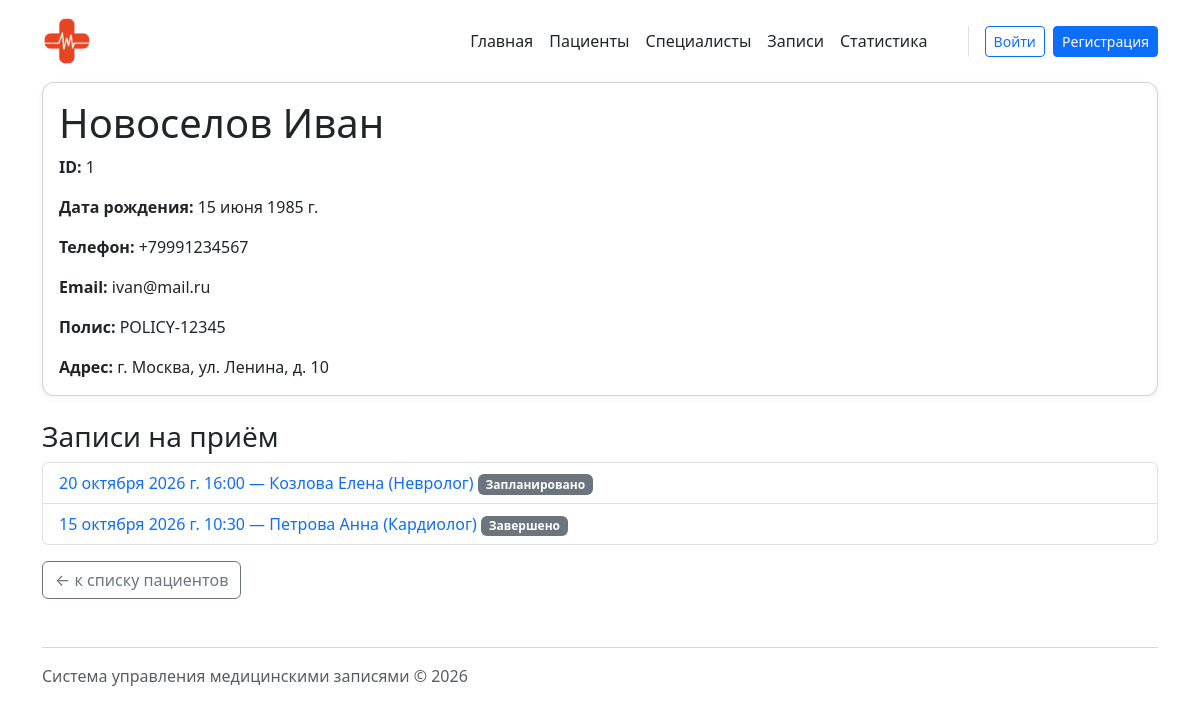
/patients/patient-609d32/, run on an earlier commit of the app's database.
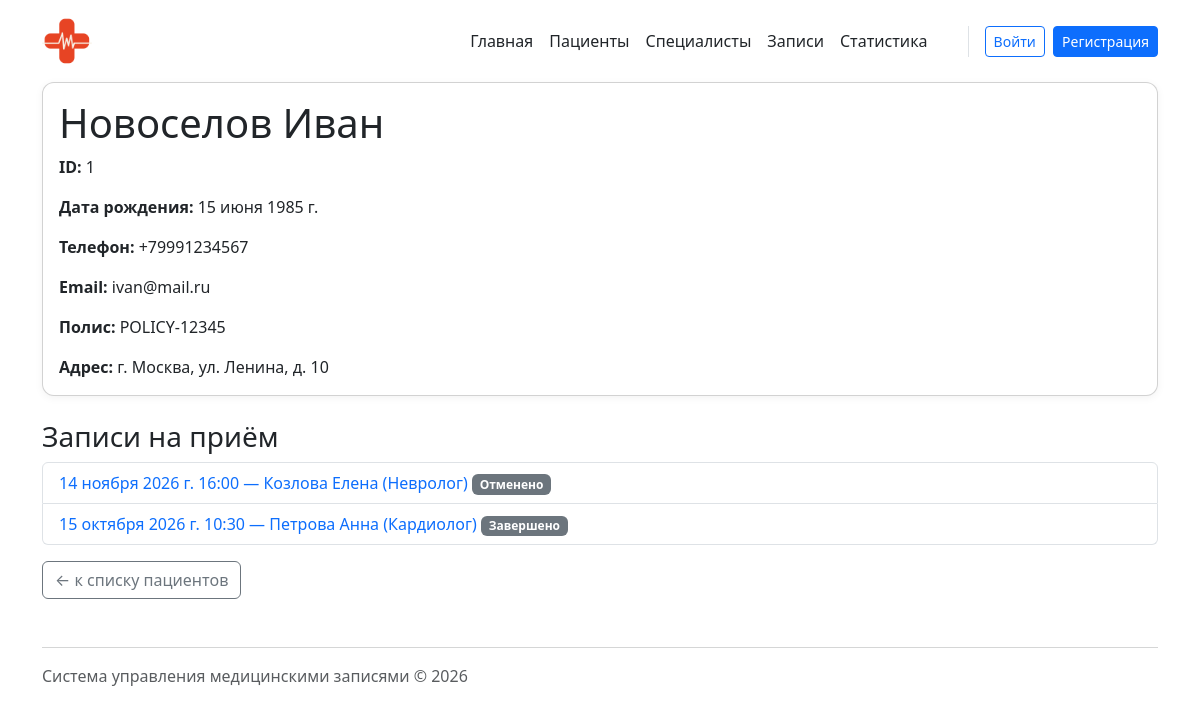
And on a later commit of the database.
### appointments/models.py (models this page shows, shortened)
class Appointment(models.Model):
    class Status(models.TextChoices):
        SCHEDULED = 'scheduled', 'Запланировано'
        COMPLETED = 'completed', 'Завершено'
        CANCELLED = 'cancelled', 'Отменено'
    patient = models.ForeignKey(Patient, on_delete=models.CASCADE, related_name="appointments", verbose_name="Пациент")
    specialist = models.ForeignKey(Specialist, on_delete=models.PROTECT, related_name="appointments", verbose_name="Специалист")
    appointment_date = models.DateField(verbose_name="Дата приема")
    appointment_time = models.TimeField(verbose_name="Время приема")
    status = models.CharField(
        max_length=20,
        choices=Status.choices,
        default=Status.SCHEDULED,
        verbose_name="Статус"
    )
    complaint = models.TextField(blank=True, null=True, verbose_name="Жалобы")
    diagnosis = models.TextField(blank=True, null=True, verbose_name="Диагноз")
    notes = models.TextField(blank=True, null=True, verbose_name="Заметки")
    objects = AppointmentQuerySet.as_manager()
    class Meta:
        verbose_name = "Запись на прием"
        verbose_name_plural = "Записи на прием"

### specialists/models.py (models this page shows, shortened)
class Specialist(models.Model):
    first_name = models.CharField(max_length=100, verbose_name="Имя")
    last_name = models.CharField(max_length=100, verbose_name="Фамилия")
    speciality = models.CharField(max_length=100, verbose_name="Специальность")
    phone = models.CharField(max_length=20, verbose_name="Телефон")
    email = models.EmailField(verbose_name="Email")
    experience_years = models.PositiveIntegerField(default=0, verbose_name="Стаж (лет)")
    class Meta:
        verbose_name = "Специалист"
        verbose_name_plural = "Специалисты"

### patients/views.py (the view)
# urls.py: path('<slug:slug>/', views.PatientDetailView.as_view(), name='detail'),
class PatientDetailView(DataMixin, DetailView):
    model = Patient
    template_name = 'patients/patient_detail.html'
    context_object_name = 'patient'
    slug_url_kwarg = 'slug'
    title = 'Карточка пациента'
    def get_context_data(self, **kwargs):
        context = super().get_context_data(**kwargs)
        context['appointments'] = self.object.appointments.select_related('specialist').order_by('-appointment_date')
        return context

### appointments/mixins.py (called while the page is built)
    def get_context_data(self, **kwargs):
        context = super().get_context_data(**kwargs)
        if self.title:
            context['title'] = self.title
        return context

### patients/context_processors.py (called while the page is built)
def site_settings(request):
    return {
        'site_name': 'Медзаписи',
    }

### patients/templates/patients/patient_detail.html (shortened to what this page needs)
{% extends "base.html" %}
{% block content %}
<div class="card">
    <div class="card-body">
        <h1 class="card-title">
            {{ patient.last_name }} {{ patient.first_name }}
        </h1>
        <p class="card-text"><strong>ID:</strong> {{ patient.id }}</p>
        <p class="card-text">
            <strong>Дата рождения:</strong> {{ patient.birth_date }}
        </p>
        <p class="card-text">
            <strong>Телефон:</strong> {{ patient.phone }}
        </p>
        <p class="card-text">
            <strong>Email:</strong> {{ patient.email }}
        </p>
        <p class="card-text">
            <strong>Полис:</strong> {{ patient.insurance_policy }}
        </p>
        {% if patient.address %}
            <p class="card-text">
                <strong>Адрес:</strong> {{ patient.address }}
            </p>
        {% endif %}
    </div>
</div>
<h3 class="mt-4">Записи на приём</h3>
{% if appointments %}
    <ul class="list-group">
        {% for appointment in appointments %}
        <li class="list-group-item">
            <a href="{% url 'appointments:detail' appointment.id %}">
                {{ appointment.appointment_date }}
                {{ appointment.appointment_time }} —
                {{ appointment.specialist.last_name }}
                {{ appointment.specialist.first_name }}
                ({{ appointment.specialist.speciality }})
            </a>
            <span class="badge bg-secondary">
                {{ appointment.get_status_display }}
            </span>
        </li>
        {% endfor %}
    </ul>
{% else %}
    <p class="text-muted">Записей нет</p>
{% endif %}
<a href="{% url 'patients:list' %}"
   class="btn btn-outline-secondary mt-3">
    ← к списку пациентов
</a>
{% endblock %}

What changed in the data, as far as the page shows it:
changed Appointment "Козлова": appointment_date "20 октября 2026 г." → "14 ноября 2026 г."; status "Запланировано" → "Отменено"
